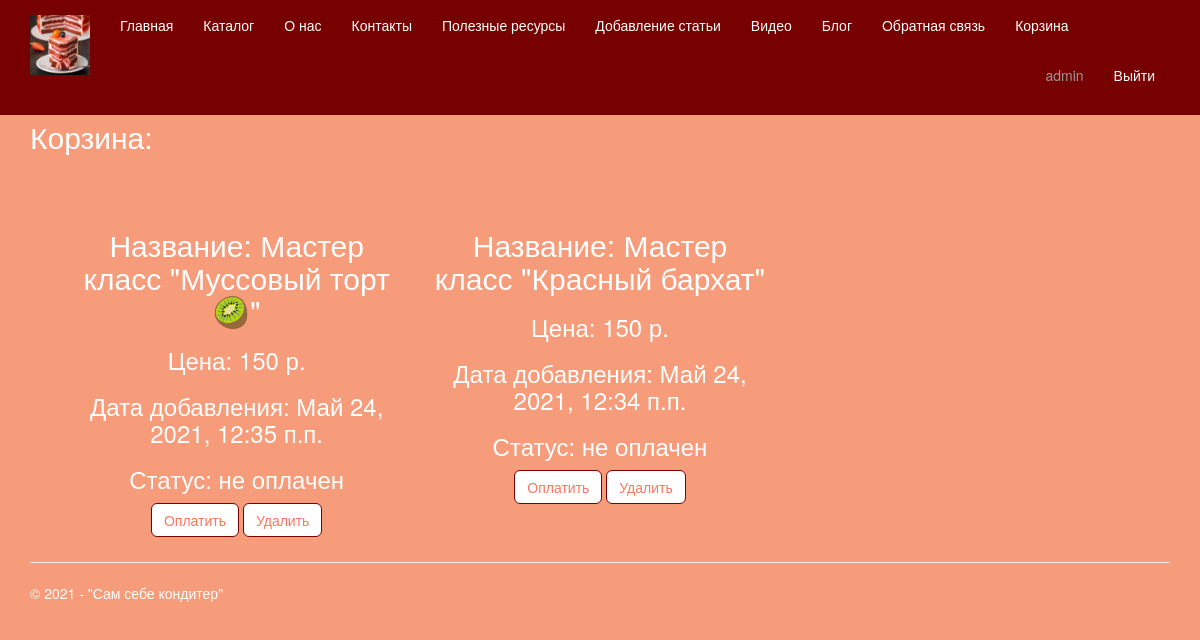
The app's page /trash (signed in) with its own data.
### app/models.py (models this page shows, shortened)
class Products(models.Model):
    title = models.CharField(max_length = 100, verbose_name = "Название")
    description = models.TextField(verbose_name = "Описание")
    price = models.CharField(max_length = 100, verbose_name = "Цена")
    image = models.FileField(default = 'temp.jpg', verbose_name = "Путь к картинке")
    class Meta:
        db_table = "Products" # имя таблицы для модели
        ordering = ["title"] # порядок сортировки данных в модели ("-" означает по убыванию)
        verbose_name = "Товар" # имя, под которым модель будет отображаться в административном разделе (для одной статьи блога)
        verbose_name_plural = "Товар" # тоже для всех статей блога

class Orders(models.Model):
    date = models.DateTimeField(default = datetime.now(), db_index = True, verbose_name = "Дата")
    author = models.ForeignKey(User, on_delete = models.CASCADE, verbose_name = "Клиент")
    post = models.ForeignKey(Products, on_delete = models.CASCADE, verbose_name = "Товар")
    ready = models.BooleanField(default = False, verbose_name = "Статус")
    class Meta:
        db_table = "Orders" # имя таблицы для модели
        verbose_name = "Заказ" # имя, под которым модель будет отображаться в административном разделе (для одной статьи блога)
        verbose_name_plural = "Заказ" # тоже для всех статей блога
        ordering = ["-id"] # порядок сортировки данных в модели ("-" означает по убыванию)

### app/views.py (the view)
# urls.py: url(r'^trash$', app.views.trash, name='trash'),
def trash(request):
    assert isinstance(request, HttpRequest)
    posts = Orders.objects.all() # запрос на выбор всех заказов из модели
    posts_1 = Products.objects.all()
    return render(
        request,
        'app/trash.html',
        {
        'posts': posts, # передача списка заказов веб-страницы
        'posts_1': posts_1, # передача списка заказов веб-страницы
        'year':datetime.now().year,
        }
)

### app/templates/app/trash.html
﻿{% extends "app/layout.html" %}
{% block content %}
<h2>Корзина:</h2> <br />
<div class="row">
{% for post in posts %}
    <div class="col-md-4">
        {% for post_1 in posts_1 %}
            {% if post.post_id == post_1.id %}
                <h2>Название: {{post_1.title}} </h2>
                <h3>Цена: {{post_1.price}} </h3>
            {% endif %}
        {% endfor %}
        <h3>Дата добавления: {{post.date}} </h3>
        <h3>Статус: {% if post.ready %} оплачен {% else %} не оплачен {% endif %}</h3>
        <a href="{% url 'buyproduct' bid=post.id %}" class="btn btn-default">Оплатить</a>
        <a href="{% url 'delproduct' did=post.id %}" class="btn btn-default">Удалить</a>
    </div>
{% endfor %}
</div>
{% endblock %}

### app/templates/app/loginpartial.html (shortened to what this page needs)
﻿{% if user.is_authenticated %}
<form id="logoutForm" action="/logout" method="post" class="navbar-right">
    <ul class="nav navbar-nav navbar-right">
        <li><span class="navbar-brand">{{ user.username }}</span></li>
        <li><a href="javascript:document.getElementById('logoutForm').submit()">Выйти</a></li>
    </ul>
</form>
{% else %}
<ul class="nav navbar-nav navbar-right">
    <li><a href="{% url 'login' %}">Войти</a></li>
</ul>
{% endif %}

### app/static/app/content/site.css (style rules this page uses)
body { padding-top: 80px; padding-bottom: 20px; }

### records on screen
Orders: date "Май 24, 2021, 12:35 п.п.", ready "не оплачен"
Products: title "Мастер класс \"Муссовый торт 🥝\"", price "150 р."
Orders: date "Май 24, 2021, 12:34 п.п.", ready "не оплачен"
Products: title "Мастер класс \"Красный бархат\"", price "150 р."

### other values on screen
{{ user.username }} "admin"
